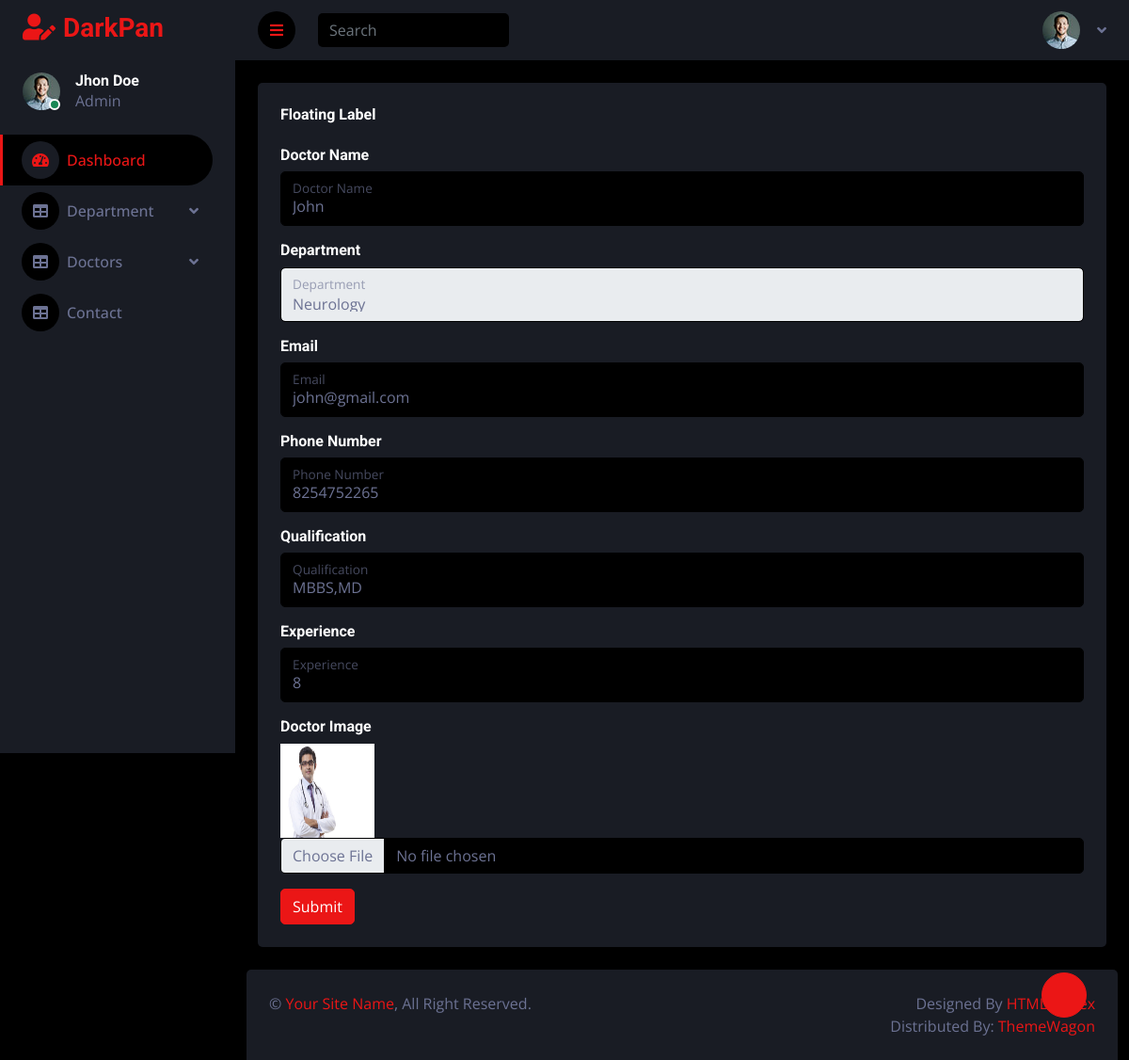
The page /hospital/edit_doctor/8/ on the database its author committed.
### hospitalapp/models.py (models this page shows, shortened)
class DoctorDb(models.Model):
    Doctor_Name = models.CharField(max_length=100)
    Department = models.CharField(max_length=100)
    Email = models.EmailField()
    Phone = models.IntegerField()
    Qualification = models.CharField(max_length=200)
    Experience = models.IntegerField()
    Image = models.ImageField(upload_to="doctor/",blank=True, null=True)

### hospitalapp/views.py (the view)
# urls.py: path('edit_doctor/<int:doctor_id>/',views.edit_doctor,name='edit_doctor'),
def edit_doctor(request,doctor_id):
    data = DoctorDb.objects.get(id=doctor_id)
    department = DepartmentDb.objects.all()
    return render(request,'Edit_Doctor.html',{'data':data,'department':department})

### hospitalapp/templates/Edit_Doctor.html (shortened to what this page needs)
<!DOCTYPE html>
{% extends 'dashboard.html' %}
{% block content %}
<html lang="en">
<head>
</head>
<body>
     <form method="post" action="{% url 'update_doctor' doctor_id=data.id %}" enctype="multipart/form-data">
         <div class="container-fluid pt-4 px-4">
                <div class="row g-4">
                    <div class="col-sm-12 col-xl-12">
                        <div class="bg-secondary rounded h-100 p-4">
                            <h6 class="mb-4">Floating Label</h6>
                            <h6>Doctor Name</h6>
                            <div class="form-floating mb-3">
                                <input type="text" class="form-control" placeholder="Doctor Name" name="Doctor_Name" value="{{ data.Doctor_Name }}">
                                <label for="floatingInput">Doctor Name</label>
                            </div>
                            <h6>Department</h6>
                            <div class="form-floating mb-3">
                                <select class="form-control" id="floatingInput" name="Department">
                                    <option>{{ data.Department }}</option>
                                </select>
                                 <label for="floatingInput">Department</label>
                            </div>
                            <h6>Email</h6>
                            <div class="form-floating mb-3">
                                <input type="email" class="form-control" placeholder="Email" name="Email" value="{{ data.Email }}">
                                <label for="floatingInput">Email</label>
                            </div>
                            <h6>Phone Number</h6>
                            <div class="form-floating mb-3">
                                <input type="text" class="form-control"  placeholder="Phone Number" name="Phone" value="{{ data.Phone }}">
                                <label for="floatingInput">Phone Number</label>
                            </div>
                            <h6>Qualification</h6>
                            <div class="form-floating mb-3">
                                <input type="text" class="form-control" placeholder="Qualification" name="Qualification" value="{{ data.Qualification }}">
                                <label for="floatingInput">Qualification</label>
                            </div>
                            <h6>Experience</h6>
                            <div class="form-floating mb-3">
                                <input type="text" class="form-control" placeholder="Experience" name="Experience" value="{{ data.Experience }}">
                                <label for="floatingInput">Experience</label>
                            </div>
                            <h6>Doctor Image</h6>
                            <div class="mb-3">
                                <img src="{{ data.Image.url }}" width="100px" height="100px">
                                <input class="form-control bg-dark" type="file"  placeholder="Doctor Image" name="Image">
                            </div>
                            <button type="submit" class="btn btn-primary">Submit</button>
                        </div>
                    </div>
                </div>
            </div>
     </form>
</body>
</html>
{% endblock %}

### hospitalapp/static/assets/css/style.css (style rules this page uses)
:root { --primary: #EB1616; --secondary: #191C24; --light: #6C7293; --dark: #000000; }
.btn { transition: .5s; }

### rows shown on the page
DoctorDb: Doctor_Name "John", Department "Neurology", Email "john@gmail.com", Phone "8254752265", Qualification "MBBS,MD", Experience "8", Image (picture)
